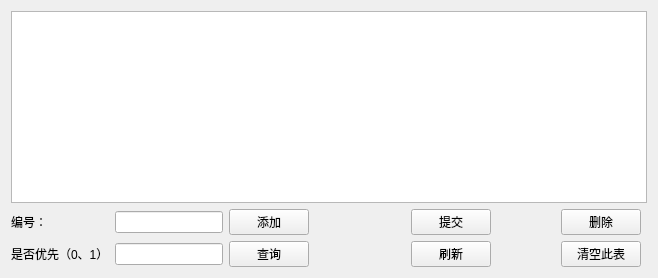
     <widget class="QWidget" name="Cementpage">
      <layout class="QGridLayout" name="gridLayout_3">
       <item row="1" column="1">
        <widget class="QLineEdit" name="CementIdEdit_2"/>
       </item>
       <item row="2" column="0">
        <widget class="QLabel" name="label_22">
         <property name="text">
          <string>是否优先（0、1）</string>
         </property>
        </widget>
       </item>
       <item row="1" column="0">
        <widget class="QLabel" name="label_20">
         <property name="text">
          <string>编号：</string>
         </property>
        </widget>
       </item>
       <item row="2" column="1">
        <widget class="QLineEdit" name="IsPriorityEdit"/>
       </item>
       <item row="1" column="9">
        <spacer name="horizontalSpacer_14">
         <property name="orientation">
          <enum>Qt::Horizontal</enum>
         </property>
         <property name="sizeHint" stdset="0">
          <size>
           <width>40</width>
           <height>20</height>
          </size>
         </property>
        </spacer>
       </item>
       <item row="0" column="0" colspan="12">
        <widget class="QTableView" name="CementtableView"/>
       </item>
       <item row="1" column="10">
        <widget class="QPushButton" name="CementdelButton">
         <property name="text">
          <string>删除</string>
         </property>
        </widget>
       </item>
       <item row="2" column="2">
        <widget class="QPushButton" name="CementQueryButton">
         <property name="text">
          <string>查询</string>
         </property>
        </widget>
       </item>
       <item row="1" column="5">
        <widget class="QPushButton" name="CementsubmitButton">
         <property name="text">
          <string>提交</string>
         </property>
        </widget>
       </item>
       <item row="2" column="5">
        <widget class="QPushButton" name="CementrefreshButton">
         <property name="text">
          <string>刷新</string>
         </property>
        </widget>
       </item>
       <item row="2" column="3">
        <spacer name="horizontalSpacer_8">
         <property name="orientation">
          <enum>Qt::Horizontal</enum>
         </property>
         <property name="sizeHint" stdset="0">
          <size>
           <width>84</width>
           <height>20</height>
          </size>
         </property>
        </spacer>
       </item>
       <item row="2" column="10">
        <widget class="QPushButton" name="deletArtButton">
         <property name="text">
          <string>清空此表</string>
         </property>
        </widget>
       </item>
       <item row="1" column="2">
        <widget class="QPushButton" name="CementAddButton">
         <property name="text">
          <string>添加</string>
         </property>
        </widget>
       </item>
      </layout>
     </widget>
